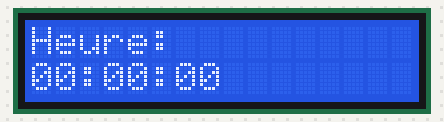
The sketch below on a simulated Arduino Uno, built with avr-gcc and run on an emulated ATmega328P. Parts: 16×2 character LCD.

Above: at 0.1 s.
At 4.1 s:
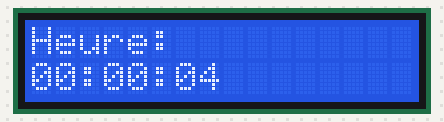
At 9.2 s:
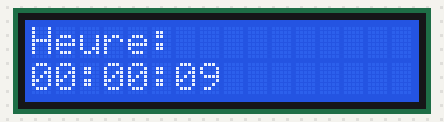
At 19.2 s:
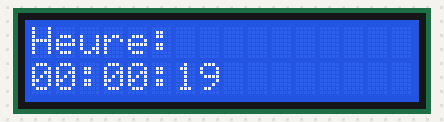
At 28.2 s:
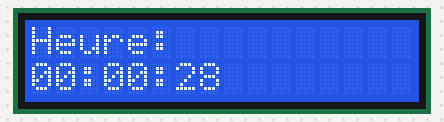
At 38.3 s:
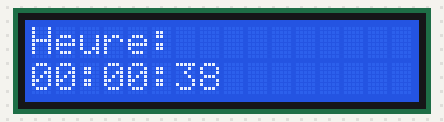

The sketch:

job6.ino
```cpp
#include <LiquidCrystal.h>
#include <TimeLib.h>

int rs = 12;
int en = 11;
int d4 = 5;
int d5= 4;
int d6 = 3;
int d7 = 2;
LiquidCrystal lcd(rs, en, d4, d5, d6, d7);

void setup() {
  lcd.begin(16, 2);
}

void loop() {
  lcd.setCursor(0, 0);
  lcd.print("Heure:");

  int heures = hour();
  int minutes = minute();
  int secondes = second();

  lcd.setCursor(0, 1);
  if (heures < 10) {
    lcd.print("0");
  }
  lcd.print(heures);
  lcd.print(":");
  if (minutes < 10) {
    lcd.print("0");
  }
  lcd.print(minutes);
  lcd.print(":");
  if (secondes < 10) {
    lcd.print("0");
  }
  lcd.print(secondes);

  delay(1000);
}
```

Measured:
- what the display in image 1 shows lasts 1.0 s, from 4.1 s to 5.1 s
